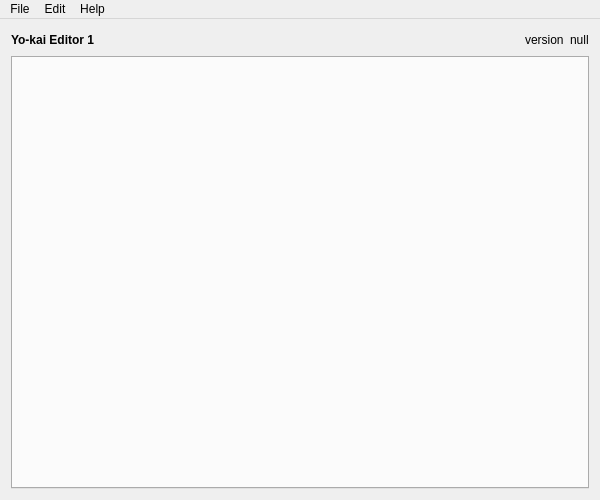
<?xml version="1.0" encoding="UTF-8"?>
<ui version="4.0">
 <class>MainWindow</class>
 <widget class="QMainWindow" name="MainWindow">
  <property name="geometry">
   <rect>
    <x>0</x>
    <y>0</y>
    <width>600</width>
    <height>500</height>
   </rect>
  </property>
  <property name="windowTitle">
   <string>Yo-kai Editor 1</string>
  </property>
  <widget class="QWidget" name="centralWidget">
   <layout class="QGridLayout" name="gridLayout">
    <item row="0" column="0">
     <layout class="QVBoxLayout" name="verticalLayout">
      <item>
       <layout class="QHBoxLayout" name="horizontalLayout">
        <item>
         <widget class="QLabel" name="title_label">
          <property name="font">
           <font>
            <weight>75</weight>
            <bold>true</bold>
           </font>
          </property>
          <property name="text">
           <string>Yo-kai Editor 1</string>
          </property>
         </widget>
        </item>
        <item>
         <spacer name="horizontalSpacer">
          <property name="orientation">
           <enum>Qt::Horizontal</enum>
          </property>
          <property name="sizeHint" stdset="0">
           <size>
            <width>40</width>
            <height>20</height>
           </size>
          </property>
         </spacer>
        </item>
        <item>
         <widget class="QLabel" name="label">
          <property name="text">
           <string>version</string>
          </property>
         </widget>
        </item>
        <item>
         <widget class="QLabel" name="version_label">
          <property name="text">
           <string>null</string>
          </property>
         </widget>
        </item>
       </layout>
      </item>
      <item>
       <widget class="QTabWidget" name="tabWidget">
        <property name="currentIndex">
         <number>-1</number>
        </property>
       </widget>
      </item>
     </layout>
    </item>
   </layout>
  </widget>
  <widget class="QMenuBar" name="menuBar">
   <property name="geometry">
    <rect>
     <x>0</x>
     <y>0</y>
     <width>600</width>
     <height>22</height>
    </rect>
   </property>
   <widget class="QMenu" name="menuFile">
    <property name="title">
     <string>File</string>
    </property>
    <addaction name="actionOpen"/>
    <addaction name="actionSave"/>
    <addaction name="separator"/>
    <addaction name="actionOpenDecrypted"/>
    <addaction name="actionSaveDecrypted"/>
   </widget>
   <widget class="QMenu" name="menuHelp">
    <property name="title">
     <string>Help</string>
    </property>
    <addaction name="actionVersion_information"/>
   </widget>
   <widget class="QMenu" name="menuEdit">
    <property name="title">
     <string>Edit</string>
    </property>
    <addaction name="actionManual_Edit"/>
   </widget>
   <addaction name="menuFile"/>
   <addaction name="menuEdit"/>
   <addaction name="menuHelp"/>
  </widget>
  <action name="actionOpen">
   <property name="text">
    <string>Open...</string>
   </property>
   <property name="shortcut">
    <string>Ctrl+O</string>
   </property>
  </action>
  <action name="actionSave">
   <property name="enabled">
    <bool>false</bool>
   </property>
   <property name="text">
    <string>Save As...</string>
   </property>
   <property name="shortcut">
    <string>Ctrl+S</string>
   </property>
  </action>
  <action name="actionVersion_information">
   <property name="text">
    <string>About this application</string>
   </property>
   <property name="toolTip">
    <string>show version information</string>
   </property>
  </action>
  <action name="actionManual_Edit">
   <property name="enabled">
    <bool>false</bool>
   </property>
   <property name="text">
    <string>Edit with hex editor</string>
   </property>
   <property name="shortcut">
    <string>Ctrl+E</string>
   </property>
  </action>
  <action name="actionOpenDecrypted">
   <property name="text">
    <string>Open decrypted...</string>
   </property>
   <property name="shortcut">
    <string>Ctrl+Shift+O</string>
   </property>
  </action>
  <action name="actionSaveDecrypted">
   <property name="enabled">
    <bool>false</bool>
   </property>
   <property name="text">
    <string>Save decrypted As...</string>
   </property>
   <property name="shortcut">
    <string>Ctrl+Shift+S</string>
   </property>
  </action>
 </widget>
 <layoutdefault spacing="6" margin="11"/>
 <resources/>
 <connections/>
</ui>
